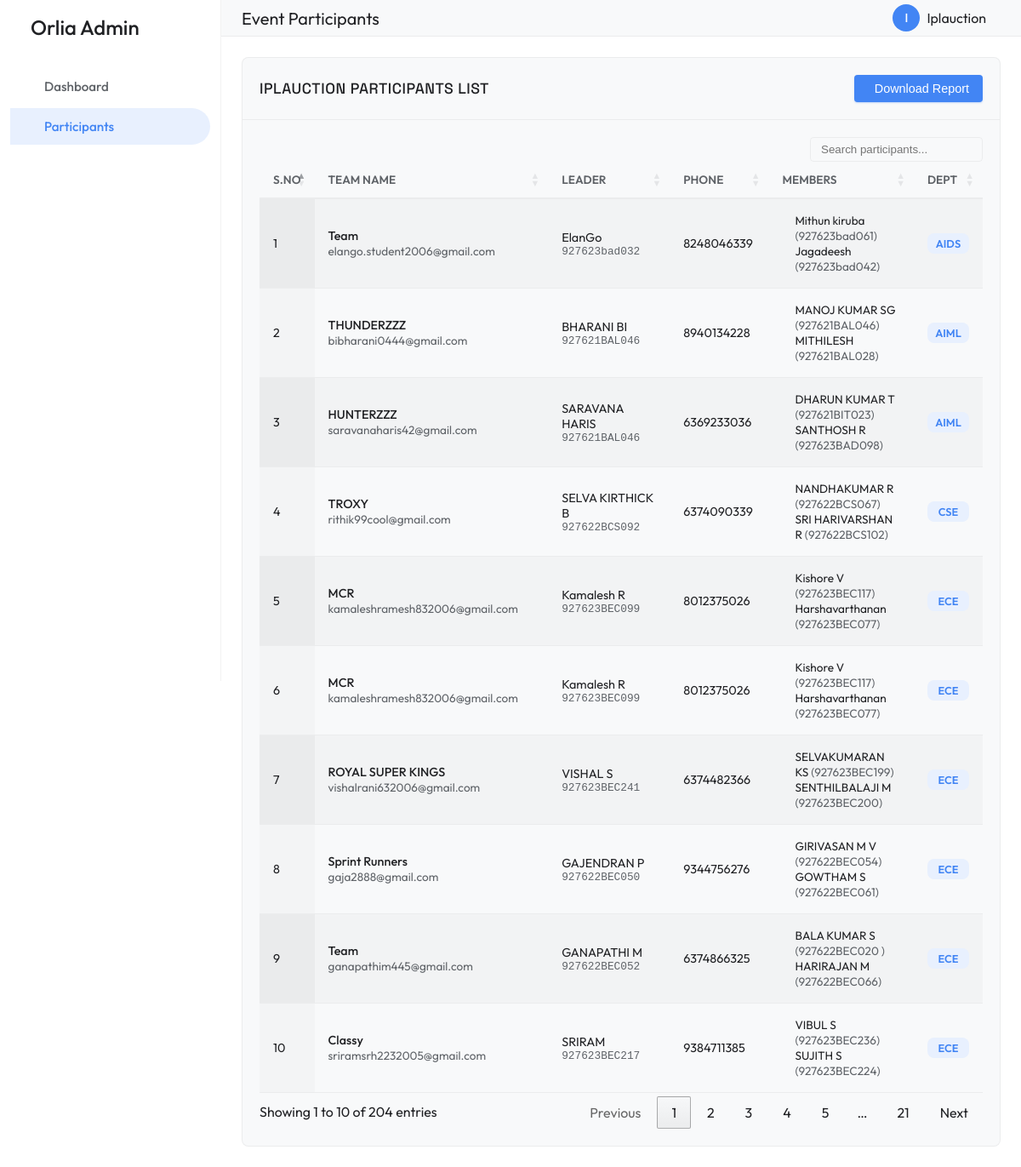
/users.php (signed in), run on the app's committed database.
### tables this page shows
CREATE TABLE `groupevents` (
  `id` int(11) NOT NULL,
  `teamname` varchar(255) NOT NULL,
  `teamleadname` varchar(255) NOT NULL,
  `tregno` varchar(255) NOT NULL,
  `temail` varchar(255) NOT NULL,
  `events` varchar(255) NOT NULL,
  `type` varchar(255) NOT NULL DEFAULT 'Group',
  `tmembername` longtext NOT NULL CHECK (json_valid(`tmembername`)),
  `year` varchar(255) NOT NULL,
  `phoneno` varchar(255) NOT NULL,
  `dept` varchar(255) NOT NULL,
  `day` varchar(255) NOT NULL
);

### users.php (the view, shortened to what this page needs)
<?php
include('db.php');
$userid = $_SESSION['username'];
$groupEvents = [
    'Divideconquer', 'Firelesscooking', 'Trailertime', 'Iplauction',
    'Lyricalhunt', 'Dumpcharades', 'Groupdance', 'Rangoli',
    'Sherlockholmes', 'Freefire', 'Treasurehunt', 'Artfromwaste',
    'Twindance', 'Mime', 'Vegetablefruitart',
];
if (in_array($userid, $groupEvents)) {
    $sql1 = "SELECT * FROM groupevents WHERE events='$userid'";
} else {
    $sql1 = "SELECT * FROM events WHERE events='$userid'";
}
$result1 = mysqli_query($conn, $sql1);
?>
<!DOCTYPE html>
<html lang="en">
<head>
    <link href="https://cdn.jsdelivr.net/npm/remixicon@3.5.0/fonts/remixicon.css" rel="stylesheet">
    <link href="https://cdn.datatables.net/1.11.5/css/jquery.dataTables.min.css" rel="stylesheet">
    <link rel="stylesheet" href="assets/styles/admin.css">
</head>
<body>
    <div class="admin-container">
        <aside class="sidebar">
            <div class="sidebar-header">
                <div class="sidebar-brand">
                    <i class="ri-google-fill"></i> Orlia Admin
                </div>
            </div>
            <nav class="sidebar-nav">
                <ul class="nav">
                    <li class="nav-item">
                        <a href="dashboard.php" class="nav-link">
                            <span>Dashboard</span>
                        </a>
                    </li>
                    <li class="nav-item">
                        <a href="users.php" class="nav-link active">
                            <span>Participants</span>
                        </a>
                    </li>
                </ul>
            </nav>
        </aside>
        <main class="main-content">
            <header class="navbar">
                <div style="display: flex; align-items: center; gap: 15px;">
                    <div class="page-title">Event Participants</div>
                </div>
                <div class="nav-actions">
                    <div class="profile-dropdown">
                        <div class="profile-trigger" id="profileTrigger">
                            <div class="avatar">
                                <?php echo strtoupper(substr($userid, 0, 1)); ?>
                            </div>
                            <span class="d-none d-md-block"><?php echo $userid; ?></span>
                        </div>
                    </div>
                </div>
            </header>
            <div class="content-wrapper">
                <div class="card table-card">
                    <div style="padding: 20px; display: flex; justify-content: space-between; align-items: center; border-bottom: 1px solid var(--border-subtle);">
                        <h3 class="card-title" style="margin: 0; font-size: 1.1rem; color: var(--text-primary);">
                             <?php echo $userid; ?> Participants List
                        </h3>
                        <button id="downloadExcel" class="btn btn-primary">
                            <i class="ri-file-excel-2-fill"></i> Download Report
                        </button>
                    </div>
                    <?php if (!in_array($userid, $groupEvents)) { ?>
                        <table id="usersTable" class="display" style="width:100%">
                            <thead>
                                <tr>
                                    <th>S.No</th>
                                    <th>Name</th>
                                    <th>Reg. Number</th>
                                    <th>Phone</th>
                                    <th>Dept</th>
                                    <th>Year</th>
                                </tr>
                            </thead>
                            <tbody>
                                <?php $s = 1; while ($row = mysqli_fetch_array($result1)) { ?>
                                    <tr>
                                        <td><?php echo $s++; ?></td>
                                        <td><div style="font-weight: 500;"><?php echo $row['name']; ?></div><div style="font-size: 0.85rem; color: var(--text-secondary);"><?php echo $row['mail']; ?></div></td>
                                        <td><span style="font-family: monospace; background: var(--bg-hover); padding: 2px 6px; border-radius: 4px;"><?php echo $row['regno']; ?></span></td>
                                        <td><?php echo $row['phoneno']; ?></td>
                                        <td><span class="badge" style="background: var(--bg-active); color: var(--google-blue); border: none; font-size: 0.8rem; position: relative; top: 0; right: 0; min-width: auto; height: auto; padding: 4px 8px;"><?php echo $row['dept']; ?></span></td>
                                        <td><?php echo $row['year']; ?></td>
                                    </tr>
                                <?php } ?>
                            </tbody>
                        </table>
                    <?php } else { ?>
                        <table id="usersTable" class="display" style="width:100%">
                            <thead>
                                <tr>
                                    <th>S.No</th>
                                    <th>Team Name</th>
                                    <th>Leader</th>
                                    <th>Phone</th>
                                    <th>Members</th>
                                    <th>Dept</th>
                                </tr>
                            </thead>
                            <tbody>
                                <?php $s = 1; while ($row = mysqli_fetch_array($result1)) { ?>
                                    <tr>
                                        <td><?php echo $s++; ?></td>
                                        <td><div style="font-weight: 500;"><?php echo $row['teamname']; ?></div><div style="font-size: 0.85rem; color: var(--text-secondary);"><?php echo $row['temail']; ?></div></td>
                                        <td>
                                            <div><?php echo $row['teamleadname']; ?></div>
                                            <div style="font-family: monospace; font-size: 0.8rem; color: var(--text-secondary);"><?php echo $row['tregno']; ?></div>
                                        </td>
                                        <td><?php echo $row['phoneno']; ?></td>
                                        <td>
                                            <div style="max-height: 100px; overflow-y: auto;">
                                            <?php
                                            $teamMembers = json_decode($row['tmembername'], true);
                                            if (!empty($teamMembers)) {
                                                echo '<ul style="padding-left: 15px; font-size: 0.85rem; margin: 0;">';
                                                foreach ($teamMembers as $member) {
                                                    echo "<li>" . $member['name'] . " <span style='color: var(--text-secondary)'>(" . $member['roll'] . ")</span></li>";
                                                }
                                                echo '</ul>';
                                            } else {
                                                echo "<span style='color: var(--text-hint);'>No members</span>";
                                            }
                                            ?>
                                            </div>
                                        </td>
                                        <td><span class="badge" style="background: var(--bg-active); color: var(--google-blue); border: none; font-size: 0.8rem; position: relative; top: 0; right: 0; min-width: auto; height: auto; padding: 4px 8px;"><?php echo $row['dept']; ?></span></td>
                                    </tr>
                                <?php } ?>
                            </tbody>
                        </table>
                    <?php } ?>
                </div>
            </div>
        </main>
    </div>
</body>
</html>

### data on the page
groupevents: teamname "Team", temail "elango.student2006@gmail.com", teamleadname "ElanGo", tregno "927623bad032", phoneno "8248046339", name "Mithun kiruba", roll "927623bad061", name "Jagadeesh", roll "927623bad042", dept "AIDS"
groupevents: teamname "THUNDERZZZ", temail "bibharani0444@gmail.com", teamleadname "BHARANI BI", tregno "927621BAL046", phoneno "8940134228", name "MANOJ KUMAR SG", roll "927621BAL046", name "MITHILESH", roll "927621BAL028", dept "AIML"
groupevents: teamname "HUNTERZZZ", temail "saravanaharis42@gmail.com", teamleadname "SARAVANA HARIS", tregno "927621BAL046", phoneno "6369233036", name "DHARUN KUMAR T", roll "927621BIT023", name "SANTHOSH R", roll "927623BAD098", dept "AIML"
groupevents: teamname "TROXY", temail "rithik99cool@gmail.com", teamleadname "SELVA KIRTHICK B", tregno "927622BCS092", phoneno "6374090339", name "NANDHAKUMAR R", roll "927622BCS067", name "SRI HARIVARSHAN R", roll "927622BCS102", dept "CSE"
groupevents: teamname "MCR", temail "kamaleshramesh832006@gmail.com", teamleadname "Kamalesh R", tregno "927623BEC099", phoneno "8012375026", name "Kishore V", roll "927623BEC117", name "Harshavarthanan", roll "927623BEC077", dept "ECE"
groupevents: teamname "MCR", temail "kamaleshramesh832006@gmail.com", teamleadname "Kamalesh R", tregno "927623BEC099", phoneno "8012375026", name "Kishore V", roll "927623BEC117", name "Harshavarthanan", roll "927623BEC077", dept "ECE"
groupevents: teamname "ROYAL SUPER KINGS", temail "vishalrani632006@gmail.com", teamleadname "VISHAL S", tregno "927623BEC241", phoneno "6374482366", name "SELVAKUMARAN KS", roll "927623BEC199", name "SENTHILBALAJI M", roll "927623BEC200", dept "ECE"
groupevents: teamname "Sprint Runners", temail "gaja2888@gmail.com", teamleadname "GAJENDRAN P", tregno "927622BEC050", phoneno "9344756276", name "GIRIVASAN M V", roll "927622BEC054", name "GOWTHAM S", roll "927622BEC061", dept "ECE"
groupevents: teamname "Team", temail "ganapathim445@gmail.com", teamleadname "GANAPATHI M", tregno "927622BEC052", phoneno "6374866325", name "BALA KUMAR S", roll "927622BEC020", name "HARIRAJAN M", roll "927622BEC066", dept "ECE"
groupevents: teamname "Classy", temail "sriramsrh2232005@gmail.com", teamleadname "SRIRAM", tregno "927623BEC217", phoneno "9384711385", name "VIBUL S", roll "927623BEC236", name "SUJITH S", roll "927623BEC224", dept "ECE"

### other printed values
substr($userid, 0, 1) "I"
$userid "Iplauction"
$userid "IPLAUCTION"
